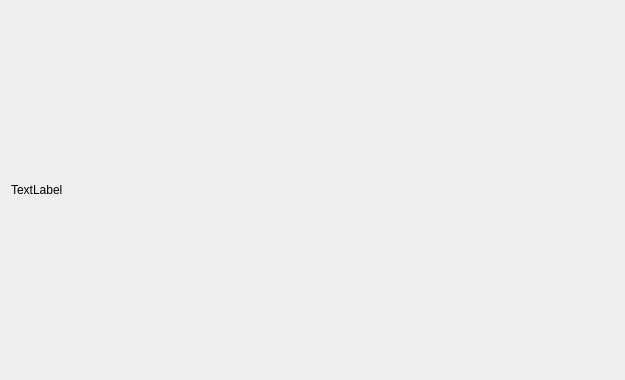
<?xml version="1.0" encoding="UTF-8"?>
<ui version="4.0">
 <class>Widget</class>
 <widget class="QWidget" name="Widget">
  <property name="geometry">
   <rect>
    <x>0</x>
    <y>0</y>
    <width>625</width>
    <height>380</height>
   </rect>
  </property>
  <property name="windowTitle">
   <string>Widget</string>
  </property>
  <layout class="QVBoxLayout" name="verticalLayout">
   <item>
    <widget class="QLabel" name="label">
     <property name="text">
      <string>TextLabel</string>
     </property>
    </widget>
   </item>
  </layout>
 </widget>
 <resources/>
 <connections/>
</ui>
